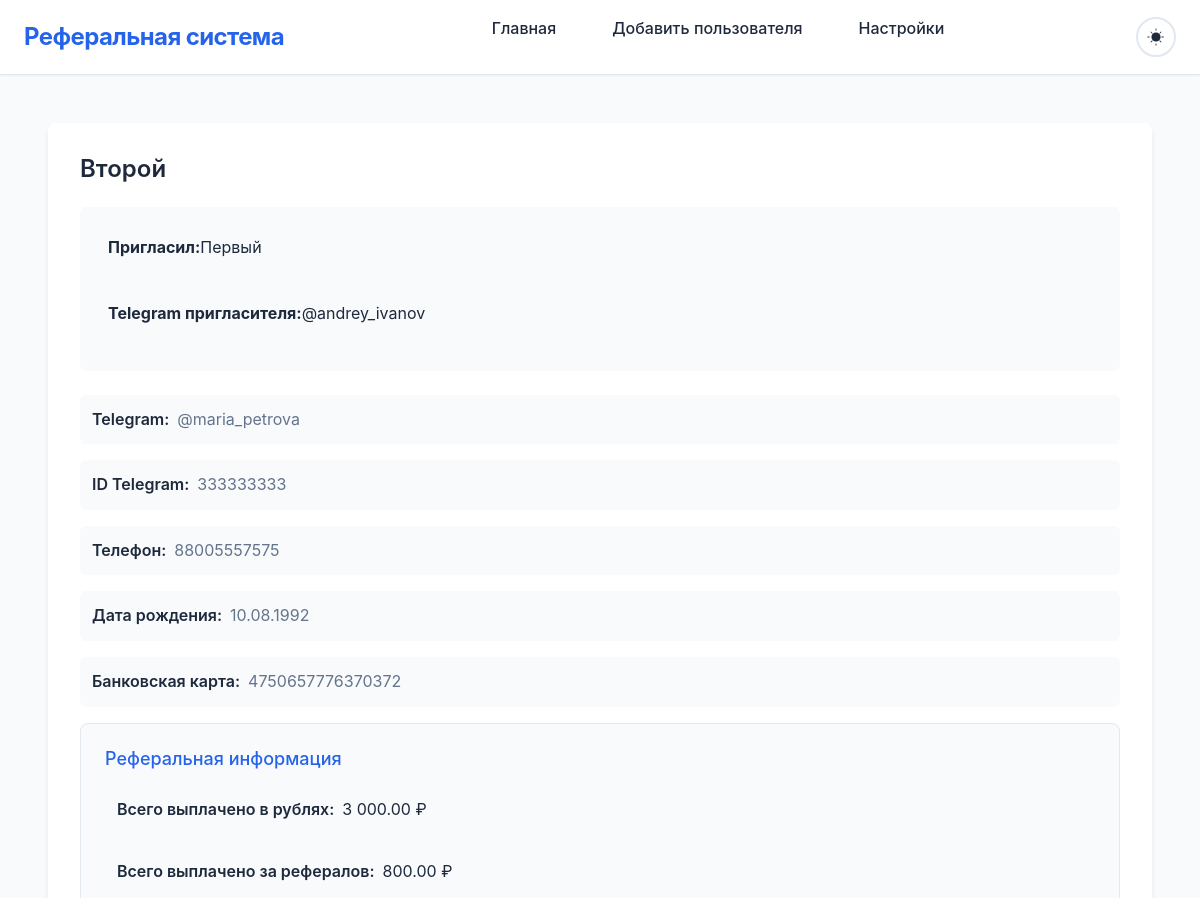
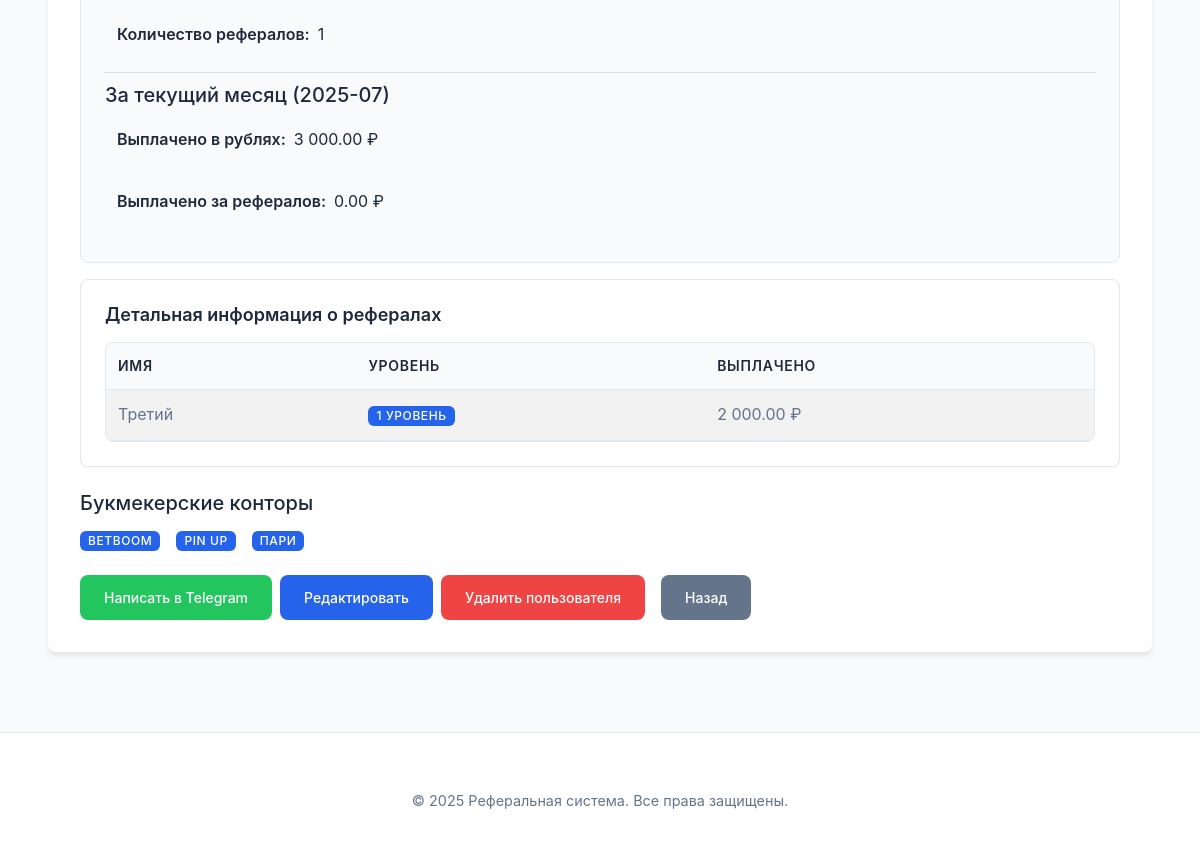
Page /user.php?id=30 on the committed database (2 pictures, top to bottom).
### tables this page shows
CREATE TABLE `users` (
  `id` int(11) NOT NULL,
  `full_name` varchar(255) NOT NULL,
  `bank_card` text DEFAULT NULL COMMENT 'Зашифрованный номер банковской карты (необязательное поле)',
  `telegram_username` varchar(255) NOT NULL,
  `telegram_id` bigint(20) DEFAULT NULL,
  `phone_number` varchar(20) NOT NULL,
  `birth_date` date NOT NULL,
  `is_affiliate` tinyint(1) DEFAULT 0,
  `created_at` timestamp NOT NULL DEFAULT current_timestamp(),
  `affiliate_id` int(11) DEFAULT NULL,
  `total_paid_amount` decimal(10,2) DEFAULT 0.00 COMMENT 'Всего выплачено в рублях',
  `referral_count` int(11) DEFAULT 0 COMMENT 'Количество рефералов',
  `total_paid_for_referrals` decimal(10,2) DEFAULT 0.00 COMMENT 'Всего выплачено за рефералов',
  `monthly_paid_amount` decimal(10,2) DEFAULT 0.00 COMMENT 'Выплачено в рублях за текущий месяц',
  `monthly_paid_for_referrals` decimal(10,2) DEFAULT 0.00 COMMENT 'Выплачено за рефералов за текущий месяц',
  `payment_month` varchar(7) DEFAULT NULL COMMENT 'Месяц выплат в формате YYYY-MM'
);

CREATE TABLE `bookmakers` (
  `id` int(11) NOT NULL,
  `name` varchar(255) NOT NULL,
  `code` varchar(50) NOT NULL,
  `created_at` timestamp NOT NULL DEFAULT current_timestamp()
);

### test_encryption.php (called while the page is built, shortened)
<?php
function decryptData($encryptedData) {
    $method = "AES-256-CBC";
    $key = substr(hash('sha256', ENCRYPTION_KEY, true), 0, 32);
    $data = base64_decode($encryptedData);
    $iv = substr($data, 0, 16);
    $encrypted = substr($data, 16);
    return openssl_decrypt($encrypted, $method, $key, OPENSSL_RAW_DATA, $iv);
}

### referral_calculator.php (called while the page is built, shortened)
<?php
function getReferralSettings($pdo) {
    try {
        $stmt = $pdo->query("SHOW TABLES LIKE 'referral_settings'");
        $tableExists = $stmt->rowCount() > 0;
        $stmt = $pdo->query("SELECT setting_name, setting_value FROM referral_settings");
        $settings = [];
        while ($row = $stmt->fetch(PDO::FETCH_ASSOC)) {
            $settings[$row['setting_name']] = $row['setting_value'];
        }
        $defaultSettings = [
            'level_1_percent' => 50.00,
            'level_2_percent' => 25.00,
            'level_3_percent' => 10.00
        ];
        return $settings;
    } catch (Exception $e) {
        return [
            'level_1_percent' => 50.00,
            'level_2_percent' => 25.00,
            'level_3_percent' => 10.00
        ];
    }
}
function getReferralsByLevels($pdo, $userId, $maxLevel = 3) {
    $referrals = [];
    $stmt = $pdo->prepare("
        SELECT id, full_name, total_paid_amount
        FROM users
        WHERE affiliate_id = ? AND is_affiliate = 0
    ");
    $stmt->execute([$userId]);
    $level1 = $stmt->fetchAll(PDO::FETCH_ASSOC);
    $referrals[1] = $level1;
    if ($maxLevel >= 2) {
        $level2 = [];
        foreach ($level1 as $ref1) {
            $stmt = $pdo->prepare("
                SELECT id, full_name, total_paid_amount
                FROM users
                WHERE affiliate_id = ? AND is_affiliate = 0
            ");
            $stmt->execute([$ref1['id']]);
            $level2 = array_merge($level2, $stmt->fetchAll(PDO::FETCH_ASSOC));
        }
        $referrals[2] = $level2;
    }
    if ($maxLevel >= 3) {
        $level3 = [];
        $referrals[3] = $level3;
    }
    return $referrals;
}
function getReferralDetails($pdo, $userId) {
    $settings = getReferralSettings($pdo);
    $referrals = getReferralsByLevels($pdo, $userId, 3);
    $details = [];
    if (isset($referrals[1])) {
        foreach ($referrals[1] as $referral) {
            $percent = isset($settings['level_1_percent']) ? $settings['level_1_percent'] : 50.00;
            $earning = $referral['total_paid_amount'] * ($percent / 100);
            $details[] = [
                'level' => 1,
                'name' => $referral['full_name'],
                'paid_amount' => $referral['total_paid_amount'],
                'earning' => $earning,
                'percent' => $percent
            ];
        }
    }
    return $details;
}

### user.php (the view, shortened to what this page needs)
<?php
require_once 'includes/database.php';
require_once 'test_encryption.php';
require_once 'referral_calculator.php';
try {
    $stmt = $pdo->prepare("
        SELECT u.*,
               a.full_name as affiliate_name,
               a.telegram_username as affiliate_telegram,
               (SELECT COUNT(*) FROM users WHERE affiliate_id = u.id) as referral_count
        FROM users u
        LEFT JOIN users a ON u.affiliate_id = a.id
        WHERE u.id = ?
    ");
    $stmt->execute([$_GET['id']]);
    $user = $stmt->fetch(PDO::FETCH_ASSOC);
    $stmt = $pdo->prepare("
        SELECT b.*
        FROM bookmakers b
        JOIN user_bookmakers ub ON b.id = ub.bookmaker_id
        WHERE ub.user_id = ?
        ORDER BY b.name
    ");
    $stmt->execute([$_GET['id']]);
    $bookmakers = $stmt->fetchAll(PDO::FETCH_ASSOC);
    $referralDetails = getReferralDetails($pdo, $user['id']);
} catch (Exception $e) {
    die('Ошибка: ' . htmlspecialchars($e->getMessage()));
}
require_once 'includes/header.php';
?>
    <div class="container">
        <div class="user-info">
            <h3><?php echo htmlspecialchars($user['full_name']); ?></h3>
        <?php if ($user['affiliate_name']): ?>
            <div class="affiliate-info">
                <p><strong>Пригласил: </strong> <?php echo htmlspecialchars($user['affiliate_name']); ?></p>
                <p><strong>Telegram пригласителя: </strong> <?php echo htmlspecialchars($user['affiliate_telegram']); ?></p>
            </div>
        <?php endif; ?>
        <div class="user-details">
            <p><strong>Telegram:</strong> <?php echo htmlspecialchars($user['telegram_username']); ?></p>
            <p><strong>ID Telegram:</strong> <?php echo htmlspecialchars($user['telegram_id']); ?></p>
            <p><strong>Телефон:</strong> <?php echo htmlspecialchars($user['phone_number']); ?></p>
            <p><strong>Дата рождения:</strong> <?php echo date('d.m.Y', strtotime($user['birth_date'])); ?></p>
            <p><strong>Банковская карта:</strong> <?php echo htmlspecialchars(decryptData($user['bank_card'])); ?></p>
            <div class="referral-info mt-3">
                <h4>Реферальная информация</h4>
                <p><strong>Всего выплачено в рублях:</strong> <?php echo number_format($user['total_paid_amount'], 2, '.', ' '); ?> ₽</p>
                <p><strong>Всего выплачено за рефералов:</strong> <?php echo number_format($user['total_paid_for_referrals'], 2, '.', ' '); ?> ₽</p>
                <p><strong>Количество рефералов:</strong> <?php echo $user['referral_count']; ?></p>
                <div class="monthly-payments mt-2" style="border-top: 1px solid #ddd; padding-top: 10px;">
                    <h5>За текущий месяц (<?php echo $user['payment_month'] ?: date('Y-m'); ?>)</h5>
                    <p><strong>Выплачено в рублях:</strong> <?php echo number_format($user['monthly_paid_amount'], 2, '.', ' '); ?> ₽</p>
                    <p><strong>Выплачено за рефералов:</strong> <?php echo number_format($user['monthly_paid_for_referrals'], 2, '.', ' '); ?> ₽</p>
                </div>
            </div>
            <?php if (!empty($referralDetails)): ?>
            <div class="referral-details mt-3">
                <h4>Детальная информация о рефералах</h4>
                <div class="table-responsive">
                    <table class="table table-striped">
                        <thead>
                            <tr>
                                <th>Имя</th>
                                <th>Уровень</th>
                                <th>Выплачено</th>
                            </tr>
                        </thead>
                        <tbody>
                            <?php foreach ($referralDetails as $detail): ?>
                            <tr>
                                <td><?php echo htmlspecialchars($detail['name']); ?></td>
                                <td>
                                    <span class="badge badge-<?php echo $detail['level'] == 1 ? 'primary' : ($detail['level'] == 2 ? 'secondary' : 'info'); ?>">
                                        <?php echo $detail['level']; ?> уровень
                                    </span>
                                </td>
                                <td><?php echo number_format($detail['paid_amount'], 2, '.', ' '); ?> ₽</td>
                            </tr>
                            <?php endforeach; ?>
                        </tbody>
                    </table>
                </div>
            </div>
            <?php endif; ?>
        </div>
        <?php if (!empty($bookmakers)): ?>
            <div class="bookmakers-info mt-3">
                <h4>Букмекерские конторы</h4>
                <div class="bookmakers-list">
                    <?php foreach ($bookmakers as $bookmaker): ?>
                        <span class="badge"><?php echo htmlspecialchars($bookmaker['name']); ?></span>
                    <?php endforeach; ?>
                </div>
            </div>
        <?php endif; ?>
        <div class="mt-4" style="display: flex; gap: 0.5rem; flex-wrap: wrap;">
            <?php
            $telegram_link = 'https://t.me/' . ltrim($user['telegram_username'], '@');
            ?>
            <a href="<?php echo $telegram_link; ?>" target="_blank" class="btn btn-success">Написать в Telegram</a>
            <a href="user_form.php?id=<?php echo $user['id']; ?>" class="btn btn-primary">Редактировать</a>
            <button type="button" class="btn btn-danger" onclick="confirmDelete(<?php echo $user['id']; ?>, '<?php echo htmlspecialchars($user['full_name'], ENT_QUOTES); ?>')">
                Удалить пользователя
            </button>
            <a href="index.php" class="btn btn-secondary">Назад</a>
        </div>
    </div>
</div>
<?php require_once 'includes/footer.php'; ?>

### rows in the picture
users: full_name "Второй", affiliate.full_name "Первый", affiliate.telegram_username "@andrey_ivanov", telegram_username "@maria_petrova", telegram "333333333", phone_number "88005557575", birth_date "10.08.1992", bank_card "4750657776370372", total_paid_amount "3 000.00", total_paid_for_referrals "800.00", monthly_paid_amount "3 000.00", monthly_paid_for_referrals "0.00"
users: full_name "Третий", level "1", total_paid_amount "2 000.00"
bookmakers: name "BETBOOM"
bookmakers: name "PIN UP"
bookmakers: name "ПАРИ"

### other values in the picture
$user['referral_count'] "1"
